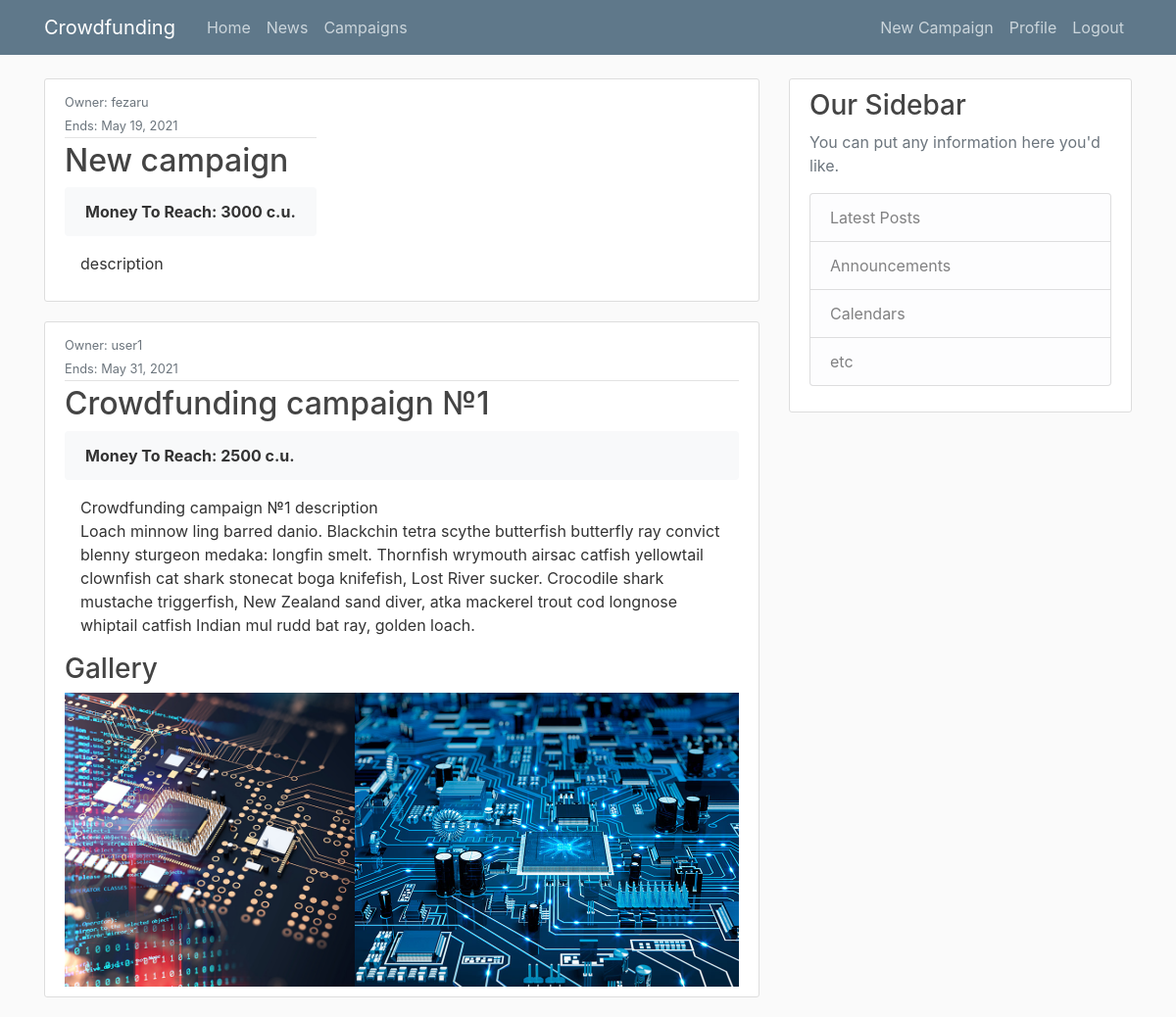
Screenshot of /campaigns/ (signed in) with the database file from the repository.
### campaigns/models.py (models this page shows, shortened)
class Campaign(models.Model):
    name = models.CharField(max_length=255)
    description = models.TextField()
    theme = models.CharField(max_length=255, choices=CAMPAIGN_THEME_CHOICES, default='all')
    tags = models.CharField(max_length=255)
    video_URL = models.CharField(max_length=255)
    target_money = models.IntegerField()
    created_date = models.DateTimeField(default=timezone.now)
    end_date = models.DateTimeField(default=timezone.now)
    owner = models.ForeignKey(User, on_delete=models.CASCADE)

class Image(models.Model):
    image = models.ImageField(upload_to=upload_gallery_image)
    campaign = models.ForeignKey(Campaign, on_delete=models.CASCADE, related_name="images")

### campaigns/views.py (the view)
# urls.py: path('campaigns/', CampaignsListView.as_view(), name='campaigns-list'),
class CampaignsListView(ListView):
    model = Campaign
    template_name = 'campaigns/campaigns_list.html'
    context_object_name = 'campaigns'
    ordering = ['-created_date']
    paginate_by = 5

### campaigns/templates/campaigns/campaigns_list.html (shortened to what this page needs)
{% extends "campaigns/base.html" %}
{% block content %}
    {% for item in campaigns %}
        <article style="flex-direction: column;" class="media content-section">
            <div class="media-body">
              <div>
                <small class="text-muted">Owner: {{ item.owner }}</small>
              </div>
              <div class="article-metadata">
                <small class="text-muted">Ends: {{ item.end_date|date:"F d, Y" }}</small>
              </div>
              <h2><a class="article-title" href="{% url 'campaigns-detail' item.id %}">{{ item.name }}</a></h2>
              <p class="alert bg-light font-weight-bold">Money To Reach: {{ item.target_money }} c.u.</p>
              <p class="article-content px-3">{{ item.description }}</p>
            </div>
            {% if item.images.all %}
              <div class="container">
                  <div class="row">
                      <div class="col">
                          <h3>Gallery</h3>
                          <section class="photo_gallery">
                                {% for gallery_image in item.images.all %}
                                  {% if forloop.counter0 < 2 %}
                                    <a href="{{ gallery_image.image.url }}"><img src="{{ gallery_image.image.url }}" alt=""
                                                                                 title=""/></a>
                                  {% else %}
                                    <a class="ghost" href="{{ gallery_image.image.url }}"><img
                                                     src="{{ gallery_image.image.url }}" alt=""
                                                     title=""/></a>
                                  {% endif %}
                                {% endfor %}
                          </section>
                      </div>
                  </div>
              </div>
            {% endif %}
        </article>
    {% endfor %}
{% endblock content %}

### campaigns/static/campaigns/main.css (style rules this page uses)
body { background: #fafafa; color: #333333; margin-top: 5rem; }
h1, h2, h3, h4, h5, h6 { color: #444444; }
.content-section { background: #ffffff; padding: 10px 20px; border: 1px solid #dddddd; border-radius: 3px; margin-bottom: 20px; }
.article-title { color: #444444; }
.article-content { white-space: pre-line; }
.article-metadata { padding-bottom: 1px; margin-bottom: 4px; border-bottom: 1px solid #e3e3e3; }
.photo_gallery { display: flex; }
.photo_gallery a { display: inline-block; height: 300px; }
.photo_gallery img { object-position: center; object-fit: cover; height: 100%; width: 100% !important; }
article .container { padding: 0; }

### rows the page displays
Campaign: owner "fezaru", end_date "May 19, 2021", name "New campaign", target_money "3000", description "description"
Campaign: owner "user1", end_date "May 31, 2021", name "Crowdfunding campaign №1", target_money "2500", description "Crowdfunding campaign №1 description Loach minnow ling barred danio. Blackchin tetra scythe butterfish butterfly ray convict blenny sturgeon medaka: longfin smelt. Thornfish wrymouth airsac catfish yellowtail clownfish cat shark stonecat boga knifefish, Lost River sucker. Crocodile shark mustache triggerfish, New Zealand sand diver, atka mackerel trout cod longnose whiptail catfish Indian mul rudd bat ray, golden loach."
Image: image (picture)
Image: image (picture)
